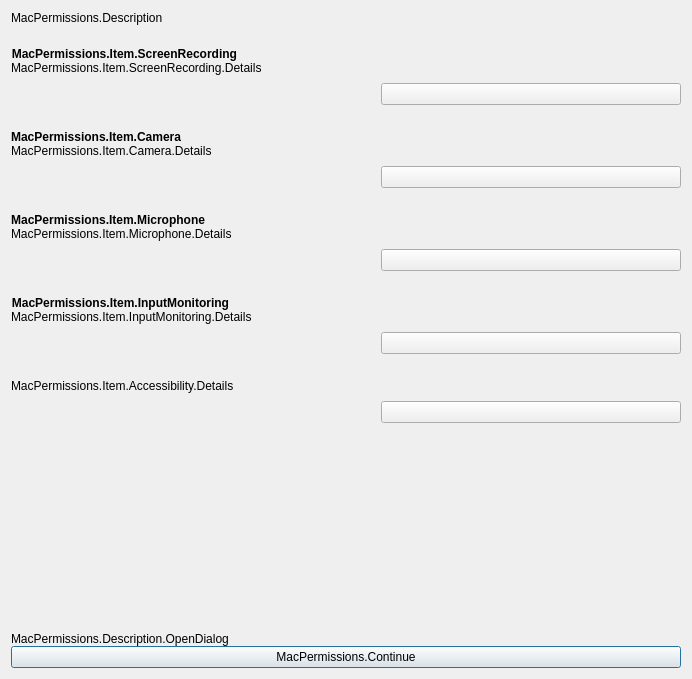
<?xml version="1.0" encoding="UTF-8"?>
<ui version="4.0">
 <class>OBSPermissions</class>
 <widget class="QDialog" name="OBSPermissions">
  <property name="geometry">
   <rect>
    <x>0</x>
    <y>0</y>
    <width>692</width>
    <height>679</height>
   </rect>
  </property>
  <property name="sizePolicy">
   <sizepolicy hsizetype="Minimum" vsizetype="Minimum">
    <horstretch>0</horstretch>
    <verstretch>0</verstretch>
   </sizepolicy>
  </property>
  <property name="minimumSize">
   <size>
    <width>0</width>
    <height>0</height>
   </size>
  </property>
  <property name="windowTitle">
   <string>MacPermissions.Title</string>
  </property>
  <property name="windowIcon">
   <iconset resource="obs.qrc">
    <normaloff>:/res/images/twcc.png</normaloff>:/res/images/twcc.png</iconset>
  </property>
  <property name="styleSheet">
   <string notr="true"/>
  </property>
  <layout class="QGridLayout" name="gridLayout_2">
   <item row="0" column="0">
    <layout class="QVBoxLayout" name="verticalLayout">
     <property name="spacing">
      <number>0</number>
     </property>
     <property name="sizeConstraint">
      <enum>QLayout::SizeConstraint::SetNoConstraint</enum>
     </property>
     <property name="leftMargin">
      <number>0</number>
     </property>
     <property name="topMargin">
      <number>0</number>
     </property>
     <property name="rightMargin">
      <number>0</number>
     </property>
     <property name="bottomMargin">
      <number>0</number>
     </property>
     <item>
      <layout class="QVBoxLayout" name="verticalLayout_7">
       <item>
        <widget class="QLabel" name="label">
         <property name="text">
          <string>MacPermissions.Description</string>
         </property>
         <property name="wordWrap">
          <bool>true</bool>
         </property>
        </widget>
       </item>
       <item>
        <layout class="QGridLayout" name="gridLayout">
         <item row="1" column="0">
          <spacer name="verticalSpacer">
           <property name="orientation">
            <enum>Qt::Orientation::Vertical</enum>
           </property>
           <property name="sizeHint" stdset="0">
            <size>
             <width>20</width>
             <height>40</height>
            </size>
           </property>
          </spacer>
         </item>
         <item row="3" column="0">
          <widget class="QPushButton" name="continueButton">
           <property name="text">
            <string>MacPermissions.Continue</string>
           </property>
          </widget>
         </item>
         <item row="2" column="0">
          <widget class="QLabel" name="label_2">
           <property name="text">
            <string>MacPermissions.Description.OpenDialog</string>
           </property>
           <property name="wordWrap">
            <bool>true</bool>
           </property>
           <property name="bottomMargin" stdset="0">
            <number>8</number>
           </property>
          </widget>
         </item>
         <item row="0" column="0">
          <layout class="QFormLayout" name="formLayout">
           <property name="fieldGrowthPolicy">
            <enum>QFormLayout::FieldGrowthPolicy::AllNonFixedFieldsGrow</enum>
           </property>
           <property name="rowWrapPolicy">
            <enum>QFormLayout::RowWrapPolicy::WrapAllRows</enum>
           </property>
           <property name="topMargin">
            <number>22</number>
           </property>
           <property name="bottomMargin">
            <number>0</number>
           </property>
           <item row="0" column="0">
            <widget class="QLabel" name="label_4">
             <property name="font">
              <font>
               <bold>true</bold>
              </font>
             </property>
             <property name="text">
              <string>MacPermissions.Item.ScreenRecording</string>
             </property>
             <property name="alignment">
              <set>Qt::AlignmentFlag::AlignRight|Qt::AlignmentFlag::AlignTrailing|Qt::AlignmentFlag::AlignVCenter</set>
             </property>
            </widget>
           </item>
           <item row="0" column="1">
            <widget class="QLabel" name="label_5">
             <property name="text">
              <string>MacPermissions.Item.ScreenRecording.Details</string>
             </property>
            </widget>
           </item>
           <item row="1" column="1">
            <layout class="QHBoxLayout" name="horizontalLayout">
             <property name="topMargin">
              <number>8</number>
             </property>
             <property name="bottomMargin">
              <number>25</number>
             </property>
             <item>
              <spacer name="horizontalSpacer">
               <property name="orientation">
                <enum>Qt::Orientation::Horizontal</enum>
               </property>
               <property name="sizeHint" stdset="0">
                <size>
                 <width>40</width>
                 <height>20</height>
                </size>
               </property>
              </spacer>
             </item>
             <item>
              <widget class="QPushButton" name="capturePermissionButton">
               <property name="sizePolicy">
                <sizepolicy hsizetype="Fixed" vsizetype="Fixed">
                 <horstretch>0</horstretch>
                 <verstretch>0</verstretch>
                </sizepolicy>
               </property>
               <property name="minimumSize">
                <size>
                 <width>300</width>
                 <height>0</height>
                </size>
               </property>
               <property name="maximumSize">
                <size>
                 <width>300</width>
                 <height>16777215</height>
                </size>
               </property>
               <property name="baseSize">
                <size>
                 <width>300</width>
                 <height>0</height>
                </size>
               </property>
              </widget>
             </item>
            </layout>
           </item>
           <item row="2" column="0">
            <widget class="QLabel" name="label_7">
             <property name="font">
              <font>
               <bold>true</bold>
              </font>
             </property>
             <property name="text">
              <string>MacPermissions.Item.Camera</string>
             </property>
             <property name="alignment">
              <set>Qt::AlignmentFlag::AlignRight|Qt::AlignmentFlag::AlignTrailing|Qt::AlignmentFlag::AlignVCenter</set>
             </property>
            </widget>
           </item>
           <item row="2" column="1">
            <widget class="QLabel" name="label_8">
             <property name="text">
              <string>MacPermissions.Item.Camera.Details</string>
             </property>
             <property name="wordWrap">
              <bool>true</bool>
             </property>
            </widget>
           </item>
           <item row="3" column="1">
            <layout class="QHBoxLayout" name="horizontalLayout_2">
             <property name="topMargin">
              <number>8</number>
             </property>
             <property name="bottomMargin">
              <number>25</number>
             </property>
             <item>
              <spacer name="horizontalSpacer_2">
               <property name="orientation">
                <enum>Qt::Orientation::Horizontal</enum>
               </property>
               <property name="sizeHint" stdset="0">
                <size>
                 <width>40</width>
                 <height>20</height>
                </size>
               </property>
              </spacer>
             </item>
             <item>
              <widget class="QPushButton" name="videoPermissionButton">
               <property name="sizePolicy">
                <sizepolicy hsizetype="Fixed" vsizetype="Fixed">
                 <horstretch>0</horstretch>
                 <verstretch>0</verstretch>
                </sizepolicy>
               </property>
               <property name="minimumSize">
                <size>
                 <width>300</width>
                 <height>0</height>
                </size>
               </property>
               <property name="maximumSize">
                <size>
                 <width>300</width>
                 <height>16777215</height>
                </size>
               </property>
               <property name="baseSize">
                <size>
                 <width>300</width>
                 <height>0</height>
                </size>
               </property>
              </widget>
             </item>
            </layout>
           </item>
           <item row="4" column="0">
            <widget class="QLabel" name="label_9">
             <property name="font">
              <font>
               <bold>true</bold>
              </font>
             </property>
             <property name="text">
              <string>MacPermissions.Item.Microphone</string>
             </property>
             <property name="alignment">
              <set>Qt::AlignmentFlag::AlignRight|Qt::AlignmentFlag::AlignTrailing|Qt::AlignmentFlag::AlignVCenter</set>
             </property>
            </widget>
           </item>
           <item row="4" column="1">
            <widget class="QLabel" name="label_10">
             <property name="text">
              <string>MacPermissions.Item.Microphone.Details</string>
             </property>
            </widget>
           </item>
           <item row="5" column="1">
            <layout class="QHBoxLayout" name="horizontalLayout_4">
             <property name="topMargin">
              <number>8</number>
             </property>
             <property name="bottomMargin">
              <number>25</number>
             </property>
             <item>
              <spacer name="horizontalSpacer_3">
               <property name="orientation">
                <enum>Qt::Orientation::Horizontal</enum>
               </property>
               <property name="sizeHint" stdset="0">
                <size>
                 <width>40</width>
                 <height>20</height>
                </size>
               </property>
              </spacer>
             </item>
             <item>
              <widget class="QPushButton" name="audioPermissionButton">
               <property name="sizePolicy">
                <sizepolicy hsizetype="Fixed" vsizetype="Fixed">
                 <horstretch>0</horstretch>
                 <verstretch>0</verstretch>
                </sizepolicy>
               </property>
               <property name="minimumSize">
                <size>
                 <width>300</width>
                 <height>0</height>
                </size>
               </property>
               <property name="maximumSize">
                <size>
                 <width>300</width>
                 <height>16777215</height>
                </size>
               </property>
               <property name="baseSize">
                <size>
                 <width>300</width>
                 <height>0</height>
                </size>
               </property>
              </widget>
             </item>
            </layout>
           </item>
           <item row="6" column="0">
            <widget class="QLabel" name="label_3">
             <property name="font">
              <font>
               <bold>true</bold>
              </font>
             </property>
             <property name="text">
              <string>MacPermissions.Item.InputMonitoring</string>
             </property>
             <property name="alignment">
              <set>Qt::AlignmentFlag::AlignRight|Qt::AlignmentFlag::AlignTrailing|Qt::AlignmentFlag::AlignVCenter</set>
             </property>
            </widget>
           </item>
           <item row="6" column="1">
            <widget class="QLabel" name="label_13">
             <property name="text">
              <string>MacPermissions.Item.InputMonitoring.Details</string>
             </property>
             <property name="wordWrap">
              <bool>true</bool>
             </property>
            </widget>
           </item>
           <item row="7" column="1">
            <layout class="QHBoxLayout" name="horizontalLayout_5">
             <property name="sizeConstraint">
              <enum>QLayout::SizeConstraint::SetDefaultConstraint</enum>
             </property>
             <property name="topMargin">
              <number>8</number>
             </property>
             <property name="bottomMargin">
              <number>25</number>
             </property>
             <item>
              <spacer name="horizontalSpacer_5">
               <property name="orientation">
                <enum>Qt::Orientation::Horizontal</enum>
               </property>
               <property name="sizeHint" stdset="0">
                <size>
                 <width>40</width>
                 <height>20</height>
                </size>
               </property>
              </spacer>
             </item>
             <item>
              <widget class="QPushButton" name="inputMonitoringPermissionButton">
               <property name="sizePolicy">
                <sizepolicy hsizetype="Fixed" vsizetype="Fixed">
                 <horstretch>0</horstretch>
                 <verstretch>0</verstretch>
                </sizepolicy>
               </property>
               <property name="minimumSize">
                <size>
                 <width>300</width>
                 <height>0</height>
                </size>
               </property>
               <property name="maximumSize">
                <size>
                 <width>300</width>
                 <height>16777215</height>
                </size>
               </property>
               <property name="baseSize">
                <size>
                 <width>300</width>
                 <height>0</height>
                </size>
               </property>
              </widget>
             </item>
            </layout>
           </item>
           <item row="8" column="1">
            <widget class="QLabel" name="accessibilityPermissionLabel">
             <property name="text">
              <string>MacPermissions.Item.Accessibility.Details</string>
             </property>
             <property name="wordWrap">
              <bool>true</bool>
             </property>
            </widget>
           </item>
           <item row="9" column="1">
            <layout class="QHBoxLayout" name="horizontalLayout_6">
             <property name="sizeConstraint">
              <enum>QLayout::SizeConstraint::SetDefaultConstraint</enum>
             </property>
             <property name="topMargin">
              <number>8</number>
             </property>
             <property name="bottomMargin">
              <number>25</number>
             </property>
             <item>
              <spacer name="horizontalSpacer_4">
               <property name="orientation">
                <enum>Qt::Orientation::Horizontal</enum>
               </property>
               <property name="sizeHint" stdset="0">
                <size>
                 <width>40</width>
                 <height>20</height>
                </size>
               </property>
              </spacer>
             </item>
             <item>
              <widget class="QPushButton" name="accessibilityPermissionButton">
               <property name="sizePolicy">
                <sizepolicy hsizetype="Fixed" vsizetype="Fixed">
                 <horstretch>0</horstretch>
                 <verstretch>0</verstretch>
                </sizepolicy>
               </property>
               <property name="minimumSize">
                <size>
                 <width>300</width>
                 <height>0</height>
                </size>
               </property>
               <property name="maximumSize">
                <size>
                 <width>300</width>
                 <height>16777215</height>
                </size>
               </property>
               <property name="baseSize">
                <size>
                 <width>300</width>
                 <height>0</height>
                </size>
               </property>
              </widget>
             </item>
            </layout>
           </item>
          </layout>
         </item>
        </layout>
       </item>
      </layout>
     </item>
    </layout>
   </item>
  </layout>
 </widget>
 <resources>
  <include location="obs.qrc"/>
 </resources>
 <connections/>
</ui>
